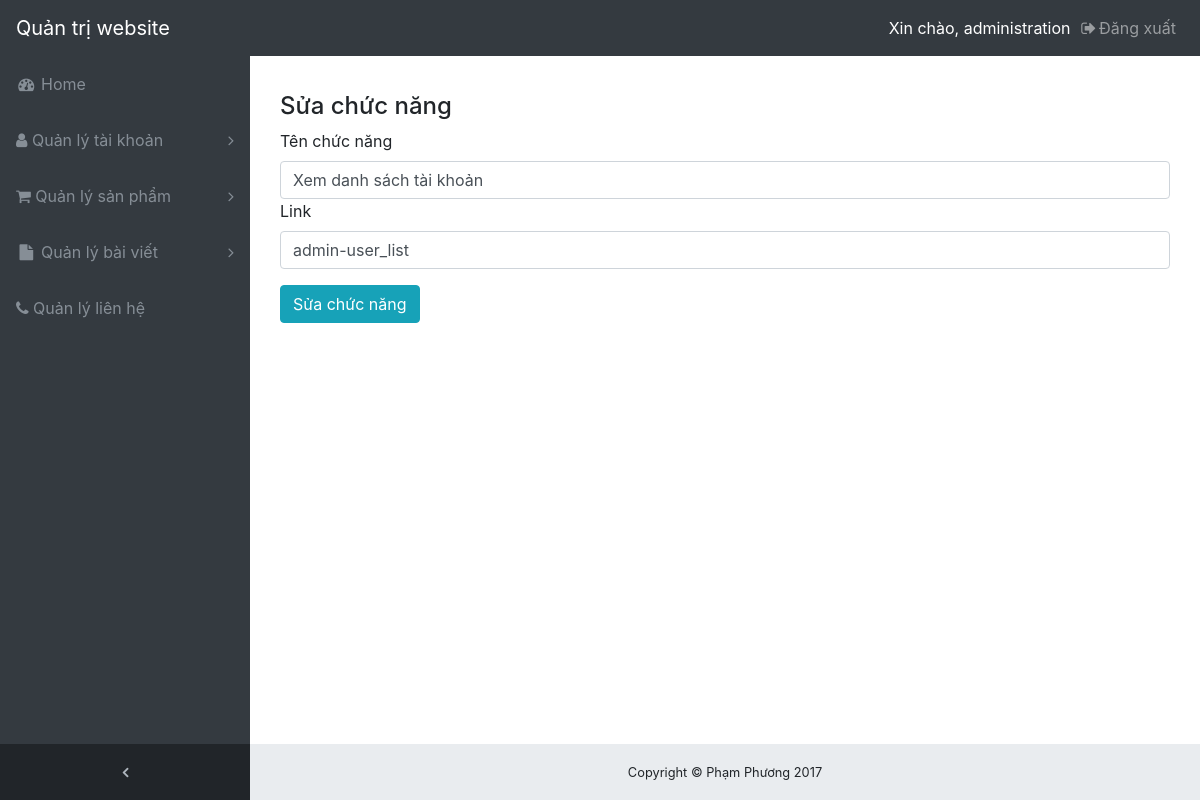
Page /index.php?controller=admin-group&action=edit-func&id=1 (signed in) on the committed database.
### tables this page shows
CREATE TABLE `chucnang` (
  `id` int(11) NOT NULL,
  `ten_chuc_nang` varchar(255) NOT NULL,
  `link` varchar(255) NOT NULL
);

### Controller/AdminGroupController.php (called while the page is built, shortened)
<?php
require_once app_path . '/Model/AdminGroupModel.php';
function editfuncAction()
{
    $dataView = null;
    $id = $_GET['id'];
    $res_row = Select_One_Func($id);
    if (is_array($res_row)) {
        $dataView['data'] = $res_row;
    } else
        $dataView['msg'] = $res_row;
    renderView($dataView);
}

### Model/AdminGroupModel.php (called while the page is built, shortened)
<?php
function Select_One_Func($id)
{
    $sql = "select * from chucnang where id = $id";
    $res = mysqli_query($GLOBALS['conn'], $sql);
    if ($res === false) {
        return "Lỗi: " . mysqli_error($GLOBALS['conn']);
    } else {
        $row = mysqli_fetch_assoc($res);
        return $row;
    }
}

### View/admin-group/edit-func.phtml (the view, shortened to what this page needs)
<div class="container-fluid">
    <h4 class="margin-top-20">Sửa chức năng</h4>
<form action="" method="post">
    <div class="form-group">
        <label for="text">Tên chức năng</label>
    <input type="text" class="form-control" name="txt_ten_chuc_nang" value="<?php echo $data['data']['ten_chuc_nang']; ?>">
        <label for="text">Link</label>
    <input type="text" class="form-control" name="txt_link" value="<?php echo $data['data']['link']; ?>">
    </div>
    <input type="submit" class="btn btn-info" value="Sửa chức năng" name="btnSave">
</form>
    </div>

### public/backend/css/style.css (style rules this page uses)
.margin-top-20 { margin-top: 20px; }
body { margin: 0px; padding: 0px; }
.btn-info { background-color: #8cc63f; border-color: #8cc63f; }

### public/backend/css/sb-admin.css (style rules this page uses)
html { position: relative; min-height: 100%; }
body { overflow-x: hidden; }
body.sticky-footer { margin-bottom: 56px; }
body.fixed-nav { padding-top: 56px; }

### rows in the picture
chucnang: txt_ten_chuc_nang "Xem danh sách tài khoản", txt_link "admin-user_list"
